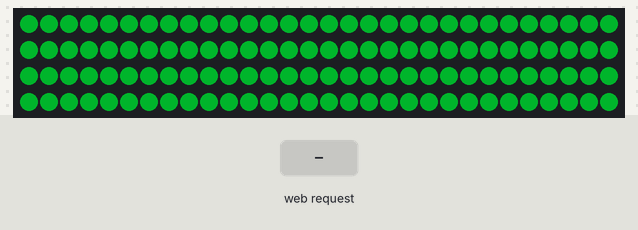
Recording of a sketch running on a simulated ESP32. On the bench: 120 RGB LEDs in strip order, left to right, continuing on the next row. Inputs (shaded band) come from the test bench. Dim RGB values are drawn brighter than linear; WiFi joins after 1.5 s; servers stay silent unless stated; what the sketch prints to the serial monitor is not drawn.

Above: at 1.9 s.
At 3.86 s:
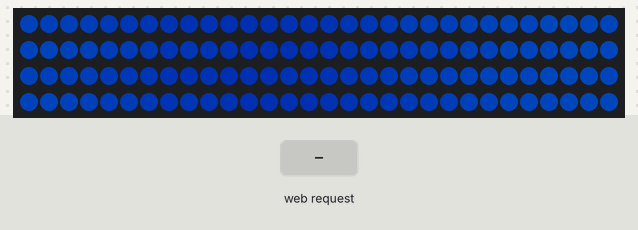

The sketch:

esp32_leds.ino
```cpp
// ============================================================
// BlueGuard v8 — Code Arduino ESP32 WROOM 32
// Rouleau 1 (LEDs 0-59)  = Bateau P1 (cote gauche)
// Rouleau 2 (LEDs 60-119) = Bateau P2 (cote droit)
//
// Librairie requise : FastLED
// ============================================================

#include <WiFi.h>
#include <WiFiUdp.h>
#include <FastLED.h>

// ── CONFIG LEDs ──────────────────────────────────────────────
#define LED_PIN      4
#define NUM_LEDS     120     // 2 rouleaux de 60
#define LEDS_PER_SIDE 60     // 60 LEDs par bateau
#define BRIGHTNESS   80
#define LED_TYPE     WS2812B
#define COLOR_ORDER  GRB

CRGB leds[NUM_LEDS];

// ── CONFIG WIFI ──────────────────────────────────────────────
const char* ssid     = "NOM_DU_HOTSPOT";
const char* password = "MOT_DE_PASSE";

// ── SERVEUR TCP ──────────────────────────────────────────────
WiFiServer server(9000);
WiFiClient client;

// ── UDP AUTODISCOVERY ────────────────────────────────────────
// L'ESP32 annonce son IP au serveur Python par broadcast UDP
// Le serveur la detecte automatiquement — plus besoin de la noter !
WiFiUDP udp;
#define UDP_BROADCAST_PORT 47269
#define UDP_BROADCAST_MSG  "BLUEGUARD_ESP32:"
unsigned long lastBroadcast   = 0;
unsigned long broadcastStop   = 0;   // timestamp auquel on arrete les broadcasts
bool          broadcasting    = false;

// ── ETAT ────────────────────────────────────────────────────
float fishP1    = 1.0;   // 0.0 = vide, 1.0 = plein — cote P1
float fishP2    = 1.0;   // cote P2
float maxFish   = 100.0;
String ledMode  = "normal";
float wave      = 0;
unsigned long lastLedUpdate = 0;
unsigned long lastBlink     = 0;
bool  blinkState = false;

// ── Seuils couleur ───────────────────────────────────────────
// > 50 poissons : bleu clair
// 15-50         : assombrissement progressif
// < 15          : rouge
// 0             : blanc clignotant

// ============================================================
void setup() {
  Serial.begin(115200);
  delay(300);

  FastLED.addLeds<LED_TYPE, LED_PIN, COLOR_ORDER>(leds, NUM_LEDS);
  FastLED.setBrightness(BRIGHTNESS);
  fill_solid(leds, NUM_LEDS, CRGB(0, 80, 200)); // bleu clair au demarrage
  FastLED.show();

  Serial.print("Connexion WiFi : ");
  Serial.println(ssid);
  WiFi.begin(ssid, password);

  int tries = 0;
  while (WiFi.status() != WL_CONNECTED && tries < 30) {
    delay(500);
    Serial.print(".");
    tries++;
    // Animation rotation pendant connexion
    for (int i = 0; i < NUM_LEDS; i++) {
      leds[i] = (i % 6 == tries % 6) ? CRGB(0,120,255) : CRGB(0,20,60);
    }
    FastLED.show();
  }

  if (WiFi.status() == WL_CONNECTED) {
    Serial.println("\nWiFi OK ! IP ESP32 : " + WiFi.localIP().toString());
    Serial.println(">>> Le serveur Python va detecter l'IP automatiquement !");
    // Demarrer UDP broadcast
    udp.begin(UDP_BROADCAST_PORT);
    broadcastStop = millis() + 60000; // broadcast pendant 60 secondes
    broadcasting  = true;
    // Flash vert = connecte
    fill_solid(leds, NUM_LEDS, CRGB(0, 200, 50));
    FastLED.show();
    delay(800);
  } else {
    Serial.println("\nECHEC WiFi — verifie ssid/password");
    fill_solid(leds, NUM_LEDS, CRGB(200, 0, 0));
    FastLED.show();
  }

  server.begin();
  Serial.println("Serveur TCP pret port 9000");
}

// ============================================================
void loop() {
  // UDP broadcast : annonce l'IP toutes les 2s pendant 60s au demarrage
  if (broadcasting && millis() < broadcastStop) {
    if (millis() - lastBroadcast > 2000) {
      lastBroadcast = millis();
      String msg = String(UDP_BROADCAST_MSG) + WiFi.localIP().toString();
      udp.beginPacket(IPAddress(255,255,255,255), UDP_BROADCAST_PORT);
      udp.print(msg);
      udp.endPacket();
      Serial.println("[UDP] Broadcast : " + msg);
    }
  } else if (broadcasting && millis() >= broadcastStop) {
    broadcasting = false;
    Serial.println("[UDP] Broadcast termine. ESP32 prete.");
  }

  // Accepter connexion
  if (!client || !client.connected()) {
    client = server.available();
    if (client) Serial.println("server_leds.py connecte");
  }

  // Lire message
  if (client && client.connected() && client.available()) {
    String msg = client.readStringUntil('\n');
    msg.trim();
    Serial.println("Recu: " + msg);

    if (msg.startsWith("fish:")) {
      // Format "fish:P1:P2:MAX" ex: "fish:72:45:100"
      // ou ancien format "fish:0.75" (compatibilite)
      String data = msg.substring(5);
      int sep1 = data.indexOf(':');
      if (sep1 != -1) {
        int sep2 = data.indexOf(':', sep1 + 1);
        float p1 = data.substring(0, sep1).toFloat();
        float p2 = data.substring(sep1 + 1, sep2 != -1 ? sep2 : data.length()).toFloat();
        float mx = sep2 != -1 ? data.substring(sep2 + 1).toFloat() : 100.0;
        if (mx > 0) { fishP1 = p1 / mx; fishP2 = p2 / mx; }
      } else {
        // Ancien format ratio 0.0-1.0
        float ratio = data.toFloat();
        fishP1 = ratio; fishP2 = ratio;
      }
      fishP1 = constrain(fishP1, 0.0, 1.0);
      fishP2 = constrain(fishP2, 0.0, 1.0);
      ledMode = "normal";

    } else if (msg == "reveal_win") {
      ledMode = "reveal_win";
    } else if (msg == "reveal_red") {
      ledMode = "reveal_red";
    } else if (msg == "reset") {
      ledMode = "normal"; fishP1 = 1.0; fishP2 = 1.0;
    }
  }

  // Update LEDs 50ms
  if (millis() - lastLedUpdate > 50) {
    lastLedUpdate = millis();
    wave += 0.10;

    // Blink toutes les 300ms pour le blanc
    if (millis() - lastBlink > 300) {
      lastBlink = millis();
      blinkState = !blinkState;
    }

    updateSide(0,             LEDS_PER_SIDE, fishP1);
    updateSide(LEDS_PER_SIDE, LEDS_PER_SIDE, fishP2);
    FastLED.show();
  }
}

// ── updateSide : colorie un rouleau selon le niveau de poissons ──────────────
void updateSide(int startLed, int count, float fishLevel) {

  // ── Flash reveal audit ──
  if (ledMode == "reveal_win") {
    bool on = blinkState;
    for (int i = startLed; i < startLed + count; i++)
      leds[i] = on ? CRGB(0, 255, 80) : CRGB(0, 40, 15);
    return;
  }
  if (ledMode == "reveal_red") {
    bool on = blinkState;
    for (int i = startLed; i < startLed + count; i++)
      leds[i] = on ? CRGB(255, 30, 0) : CRGB(50, 8, 0);
    return;
  }

  // ── Blanc clignotant : ocean vide (< 2%) ──
  if (fishLevel < 0.02) {
    for (int i = startLed; i < startLed + count; i++)
      leds[i] = blinkState ? CRGB(255, 255, 255) : CRGB(0, 0, 0);
    return;
  }

  // ── Mode normal : gradient bleu clair → sombre → rouge ──
  for (int i = startLed; i < startLed + count; i++) {
    float w = (sin(wave + (i - startLed) * 0.20) + 1.0) / 2.0; // vague 0-1

    if (fishLevel > 0.50) {
      // > 50% : bleu clair vif avec légères vagues cyan
      // fishLevel 0.5→1.0 : bleu plein
      uint8_t r = 0;
      uint8_t g = (uint8_t)(50 + w * 40);
      uint8_t b = (uint8_t)(180 + w * 60);
      leds[i] = CRGB(r, g, b);

    } else if (fishLevel > 0.15) {
      // 15%-50% : transition bleu sombre → orange
      // t = 0 quand fishLevel=0.50, t = 1 quand fishLevel=0.15
      float t = 1.0 - (fishLevel - 0.15) / 0.35;
      // Bleu(0,60,180) → Orange(200,80,0)
      uint8_t r = (uint8_t)(t * 200 + w * 20);
      uint8_t g = (uint8_t)(60 - t * 20 + w * 20);
      uint8_t b = (uint8_t)((1.0 - t) * 180);
      leds[i] = CRGB(r, g, b);

    } else {
      // < 15% : rouge pulsant
      float pulse = (sin(wave * 3.0 + (i - startLed) * 0.15) + 1.0) / 2.0;
      uint8_t r = (uint8_t)(150 + pulse * 90);
      uint8_t g = (uint8_t)(pulse * 15);
      leds[i] = CRGB(r, g, 0);
    }
  }
}
```

Measured:
- what the display in image 0 shows lasts 0.8 s, from 1.8 s to 2.6 s
